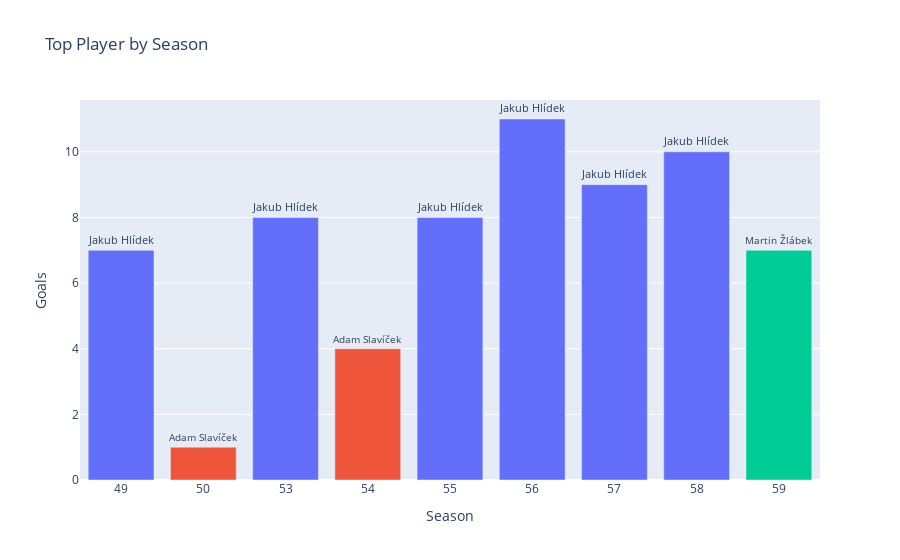

Notebook code for this chart:
### Code cell
# Calculate total goals per player per season
season_player_totals = player_goals.groupby(['Season', 'Player Name'])['Goals'].sum().reset_index()

# Identify top player for each season
top_players_per_season = season_player_totals.loc[season_player_totals.groupby('Season')['Goals'].idxmax()]

# Filter out rows with no data in the 'Goals' column
top_players_per_season = top_players_per_season[top_players_per_season['Goals'] > 0]

# Sort the 'Season' column and convert it to a string to avoid numerical gaps
top_players_per_season['Season'] = top_players_per_season['Season'].astype(str)
unique_seasons = top_players_per_season['Season'].unique()

# Create the bar chart
fig = px.bar(
    top_players_per_season,
    x='Season',
    y='Goals',
    color='Player Name',
    text='Player Name',
    title='Top Player by Season',
    category_orders={'Season': unique_seasons}  # Ensure only these seasons are shown in the specified order
)

# Update the plot to customize text and x-axis
fig.update_traces(textfont_size=12, textangle=0, textposition="outside", cliponaxis=False, showlegend=False)

# Show the plot
fig.show()

### Figure 1 — Plotly figure (JSON) as saved in the notebook; plotly's stock layout.template omitted (floating-point values rounded to 4 significant figures)
{"data": [{"alignmentgroup": "True", "cliponaxis": false, "hovertemplate": "Player Name=%{text}<br>Season=%{x}<br>Goals=%{y}<extra></extra>", "legendgroup": "Jakub Hlídek", "marker": {"color": "#636efa", "pattern": {"shape": ""}}, "name": "Jakub Hlídek", "offsetgroup": "Jakub Hlídek", "orientation": "v", "showlegend": false, "text": ["Jakub Hlídek", "Jakub Hlídek", "Jakub Hlídek", "Jakub Hlídek", "Jakub Hlídek", "Jakub Hlídek"], "textangle": 0, "textfont": {"size": 12}, "textposition": "outside", "type": "bar", "x": ["49", "53", "55", "56", "57", "58"], "xaxis": "x", "y": [7, 8, 8, 11, 9, 10], "yaxis": "y"}, {"alignmentgroup": "True", "cliponaxis": false, "hovertemplate": "Player Name=%{text}<br>Season=%{x}<br>Goals=%{y}<extra></extra>", "legendgroup": "Adam Slavíček", "marker": {"color": "#EF553B", "pattern": {"shape": ""}}, "name": "Adam Slavíček", "offsetgroup": "Adam Slavíček", "orientation": "v", "showlegend": false, "text": ["Adam Slavíček", "Adam Slavíček"], "textangle": 0, "textfont": {"size": 12}, "textposition": "outside", "type": "bar", "x": ["50", "54"], "xaxis": "x", "y": [1, 4], "yaxis": "y"}, {"alignmentgroup": "True", "cliponaxis": false, "hovertemplate": "Player Name=%{text}<br>Season=%{x}<br>Goals=%{y}<extra></extra>", "legendgroup": "Martin Žlábek", "marker": {"color": "#00cc96", "pattern": {"shape": ""}}, "name": "Martin Žlábek", "offsetgroup": "Martin Žlábek", "orientation": "v", "showlegend": false, "text": ["Martin Žlábek"], "textangle": 0, "textfont": {"size": 12}, "textposition": "outside", "type": "bar", "x": ["59"], "xaxis": "x", "y": [7], "yaxis": "y"}], "layout": {"barmode": "relative", "legend": {"title": {"text": "Player Name"}, "tracegroupgap": 0}, "title": {"text": "Top Player by Season"}, "xaxis": {"anchor": "y", "categoryarray": ["49", "50", "53", "54", "55", "56", "57", "58", "59"], "categoryorder": "array", "domain": [0, 1], "title": {"text": "Season"}}, "yaxis": {"anchor": "x", "domain": [0, 1], "title": {"text": "Goals"}}}}
